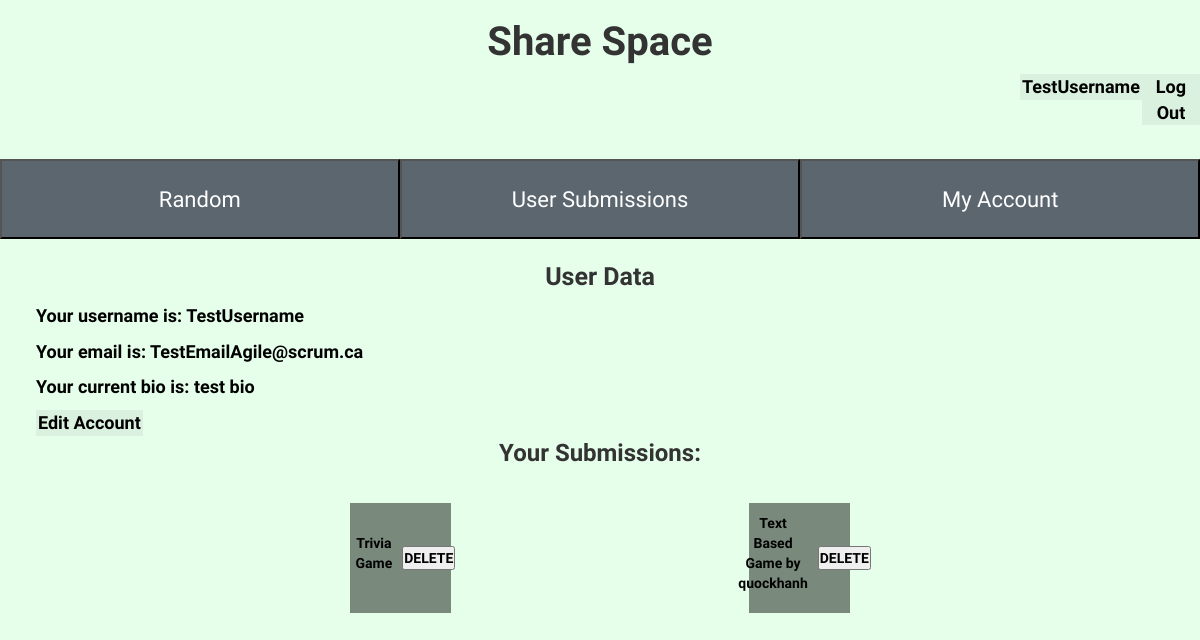
Page /account (signed in) on the committed database.
### main.py (models this page shows)
class User(db.Model, UserMixin):
  __tablename__ = 'user'
  id = db.Column(db.Integer, primary_key = True)
  username = db.Column(db.String(24), unique=True)
  email = db.Column(db.String(50), unique=True)
  password = db.Column(db.String(80))
  bio = db.Column(db.String(512), default="")

class Replit(db.Model):
  __tablename__ = 'replit'
  replit_id = db.Column(db.Integer, primary_key = True)
  replit_name = db.Column(db.String(128))
  replit_link = db.Column(db.String(256), unique=True)
  replit_uploader_id = db.Column(db.Integer, db.ForeignKey('user.id'))
  replit_description = db.Column(db.String(512), default = "")

### main.py (the view)
@app.route('/account', methods=['GET', 'POST'])
@login_required
def account():
  form = UserForm()
  user_uploads = get_user_uploads()
  print(current_user)
  return render_template('account.html', name=current_user.username, email = current_user.email, bio=current_user.bio, form=form, uploads=user_uploads, edit=False)

### main.py (called while the page is built)
@login_manager.user_loader
def load_user(id):
  return User.query.get(int(id))

def get_user_uploads():
  all_replits = Replit.query.all()
  uploader_replits = []
  for item in all_replits:
    if current_user.id == item.replit_uploader_id:
      uploader_replits.append(item)
  return uploader_replits

### templates/account.html (shortened to what this page needs)
{% extends "bootstrap/base.html" %}
{% import "bootstrap/wtf.html" as wtf %}
{% block styles %}
{{ super() }}
<link rel="stylesheet" href='/static/style.css'/>
{% endblock %}
{% block content %}
<h1>Share Space</h1>
  <nav>
        {% if current_user.is_authenticated %}
        <ul class = "sign">
            <li><a href = "{{url_for('account')}}"><button class = "accountBtn">{{ name }}</button></a></li>
            <li><a href = "{{url_for('logout')}}"><button class = "signupbtn">Log Out</button></a></li>
        </ul>
        {% else %}
        <ul class = "sign">
            <li><a href = "{{url_for('signup')}}"><button class = "signupbtn">Sign up</button></a></li>
            <li><a href = "{{url_for('login')}}"><button class = "homebtn">Log In</button></a></li>
        </ul>
        {% endif %}
    </nav>
<nav>
    <ul>
        <li><a href = {{ url_for('index') }}><button class = "nav_button">Random</button></a></li>
        <li><a href = {{ url_for('submissions') }}><button class = "nav_button">User Submissions</button></a></li>
        <li><a href = {{ url_for('account') }}><button class = "nav_button">My Account</button></a></li>
    </ul>
</nav>
<body>
    <div style="margin-left: 3%;margin-right: 3%;">
        <h2>User Data</h2>
        <p class = "user_info">Your username is: {{ name }}</p>
        <p class = "user_info">Your email is: {{ email }}</p>
        <div>
            <p class = "user_info">Your current bio is: {{ bio }}</p>
            {% if not edit %}
            <a href={{ url_for('account_edit') }}><button class="accountBtn">Edit Account</button></a>
            {% endif %}
        </div>
        <div style="display:flex; justify-content:center; align-items:center;font-size: x-large;"><p><strong>Your Submissions:</strong></p></div>
        <div class="submission-div">
            {% for item in uploads %}
            <div>
                <a href={{ url_for('view_content', replit_id_num = item.replit_id) }}
                    <p class="submission-text">{{ item.replit_name }}</p>
                    <a href={{url_for('delete_replit', replit_id_num=item.replit_id)}}><button name="delete_button">DELETE</button></a>
                </a>
            </div>
            {% endfor %}
        </div>
    </div>
    <div class = "terminal"></div>
</body>
</html>
{% endblock %}

### static/style.css (style rules this page uses)
* { padding: 0; margin: 0; font-family: 'Inconsolata', monospace; }
.submission-div { max-width: 100%; padding-left: 5%; padding-right: 5%; flex-wrap: wrap; padding-bottom: 2%; padding-top: 2%; display: flex; flex-direction: row; gap: 2rem; row-gap: 7rem; border:black; justify-content: space-evenly; }
.submission-div > div { max-width: 10%; max-height: 10%; min-width: 10%; max-width: 10%; padding: 1%; margin-left: 2%; margin-right: 2%; }
.submission-div a { color: black; font-weight: bolder; display: flex; flex-flow: wrap; }
body { background-color: #E6FFEB; }
h1 { text-align: center; font-size: 4rem; font-family: 'Inconsolata', monospace; font-weight: bolder; }
ul { display:flex; justify-content: stretch; list-style: none; }
a { text-decoration: none; }
.nav_button { height: 10vh; width: 33.3vw; background-color: #5B666F; font-size: 22px; color: white; }
ul { display:flex; justify-content: space-between; }
h2 { text-align: center; font-size: 25px; margin-top: 24px; margin-bottom: 12px; }
.terminal { width: 70%; height: 55vh; margin-left: 15%; margin-right: 15%; }
.submission-div > div { text-align: center; display: flex; align-items: center; justify-content: center; background-color: #798a7c; }
.submission-text { color:#d0ffc6; margin-left: 1rem; margin-right: 1rem; }
.sign { padding-bottom: 2%; display: flex; margin-left: 85vw; justify-content: space-evenly; }
.signupbtn { padding: 0%; background-color: #d9f1de; border:none; color: black; font-size: large; font-weight: bolder; padding-left: 2px; padding-right: 2px; }
.accountBtn { padding: 0%; background-color: #d9f1de; border:none; color: black; font-size: large; font-weight: bolder; padding-left: 2px; padding-right: 2px; }
.user_info { color: black; font-size: large; font-weight: bolder; }
h2 { font-weight: bolder; }

### rows in the picture
User: username "TestUsername", email "TestEmailAgile@scrum.ca", bio "test bio"
Replit: replit_name "Trivia Game"
Replit: replit_name "Text Based Game by quockhanh"
